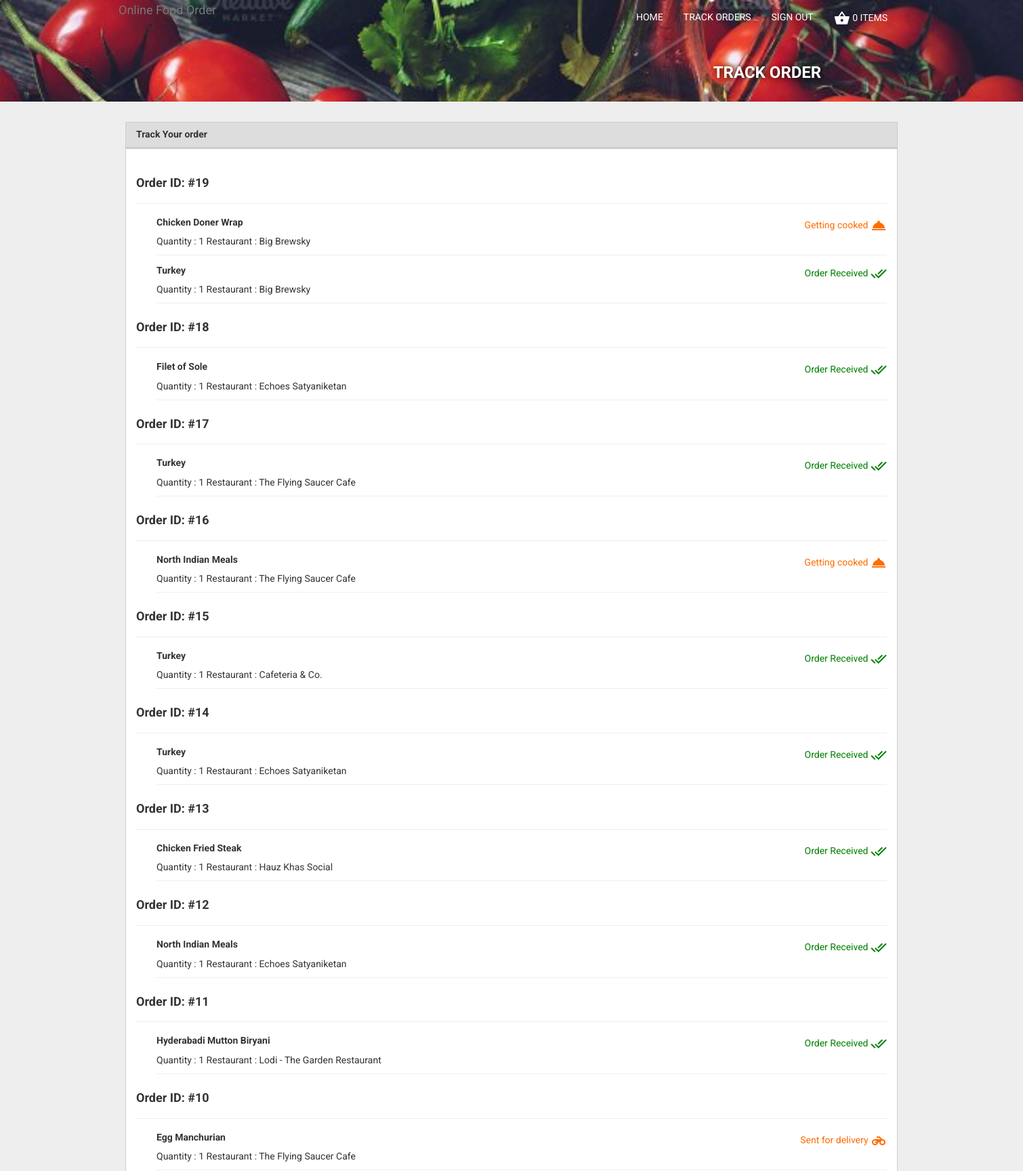
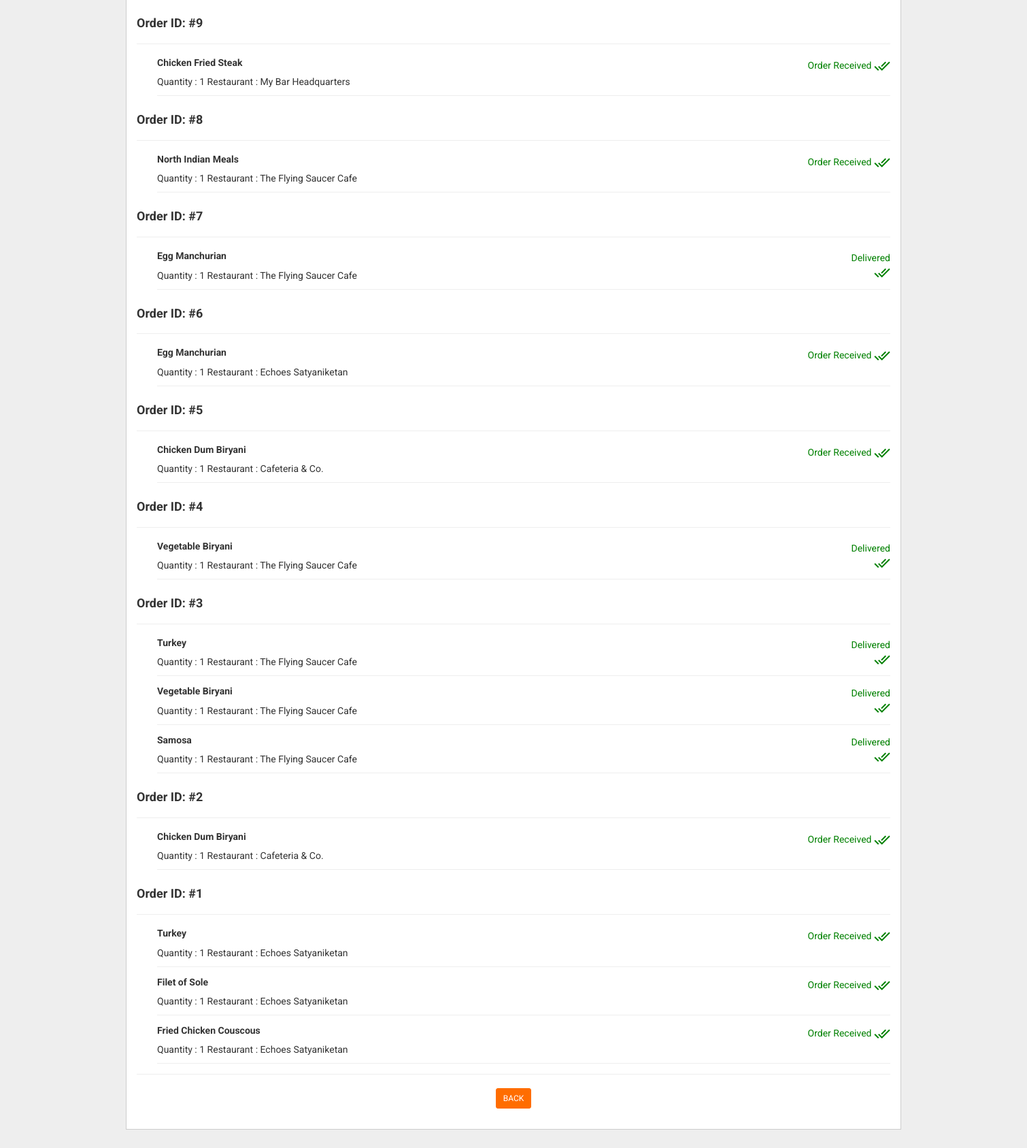
/polls/track/ (signed in), run on the app's committed database (2 pictures, top to bottom).
### polls/models.py (models this page shows)
class Cart(models.Model):
	cart_id = models.DecimalField(max_digits=3,decimal_places=0,primary_key=True)
	total_cost = models.DecimalField(max_digits=10,decimal_places=2)
	def __eq__(self,other):
		print "vacchindi"
		return self.cart_id==other.cart_id
	def __str__(self):
		return str(self.cart_id)+" "+str(self.total_cost)

class Payment(models.Model):
	payment_id = models.DecimalField(max_digits=3,decimal_places=0,primary_key=True)
	net_amount = models.DecimalField(max_digits=10,decimal_places=2)
	status = models.CharField(max_length=200)
	def __str__(self):
		return str(self.payment_id)

class Item(models.Model):
	i_id = models.DecimalField(max_digits=5,decimal_places=0,primary_key=True)
	i_name = models.CharField(max_length=200)
	i_cost = models.DecimalField(max_digits=10,decimal_places=2)
	i_cuisine_id = models.ForeignKey(Cuisine,on_delete=models.CASCADE)
	img_url = models.URLField(max_length=200)
	def __str__(self):
		return str(self.i_id)+" "+self.i_name

class Cart_Item(models.Model):
	cart_item_id = models.DecimalField(max_digits=3,decimal_places=0,primary_key=True)
	item_id = models.ForeignKey(Item)
	quantity = models.DecimalField(max_digits=3,decimal_places=0)
	net_cost = models.DecimalField(max_digits=10,decimal_places=2)
	status = models.CharField(max_length=200)
	restaurant_id = models.ForeignKey(Restaurant)
	def __str__(self):
		return str(self.cart_item_id)+" "+str(self.item_id)

class Restaurant(models.Model):
	r_id = models.DecimalField(max_digits=10,decimal_places=0,primary_key=True)
	r_name = models.CharField(max_length=200)
	r_mobile = models.DecimalField(max_digits=10,decimal_places=0)
	r_address = models.CharField(max_length=1000)
	r_city = models.CharField(max_length=200)
	r_rating = models.DecimalField(max_digits=2,decimal_places=1)
	r_email = models.EmailField(max_length=200,unique=True)
	r_password = models.CharField(max_length=200)
	img_url = models.URLField(max_length=200)
	def __str__(self):
		return str(self.r_id)+" "+self.r_name

### polls/views.py (the view)
def track(request):
    all_carts = []
    cur_user = Customer.objects.get(pk=int(request.session.get('current_user','0')))
    all_paid_for = Paid_For.objects.all()
    pays = Pay.objects.all()
    for p in pays:
        if p.customer_id.u_id==int(request.session.get('current_user','0')):
            for pp in all_paid_for:
                if pp.payment_id.payment_id==p.payment_id.payment_id:
                    all_carts.append(Cart.objects.get(pk=pp.cart_id.cart_id))
    all_carts.reverse()
    st = []
    for a in all_carts:
        payment = 0
        for aa in all_paid_for:
            if aa.cart_id.cart_id==a.cart_id:
                payment = aa.payment_id
        cart_contains = []
        cc_all = Cart_Contains.objects.all()
        tot_cost = 0
        for cc in cc_all:
            if cc.cart_id.cart_id==a.cart_id:
                it1 = Item.objects.get(pk=cc.cart_item_id.item_id.i_id)
                it2 = Cart_Item.objects.get(pk=cc.cart_item_id.cart_item_id)
                it3 = it1.i_cost*it2.quantity
                tot_cost = tot_cost + it3
                cart_contains.append({'item':it1,'quan':it2,'tot':it3})
        charges = tot_cost+100
        st.append({'cart':a,'payment':payment,'cart_contains':cart_contains,'tot_cost':tot_cost,'charges':charges})
    context = {
        'st':st,
    }
    return render(request, 'polls/track.html',context)

### polls/templates/polls/track.html (shortened to what this page needs)
<!DOCTYPE html>
<html lang="en">
<head>
    {% load static %}
    <link href="{% static 'polls/css/nouislider.min.css' %}" rel="stylesheet">
    {% load static %}
    <link href="{% static 'polls/css/bootstrap.min.css' %}" rel="stylesheet">
    {% load static %}
    <link href="{% static 'polls/css/style.css' %}" rel="stylesheet" />
    <link rel="stylesheet" href="https://maxcdn.bootstrapcdn.com/font-awesome/4.5.0/css/font-awesome.min.css">
</head>
<body>
    <header class="container-fluid header-background">
        <div class="row">
            <nav class="navbar navbar-default wakis-nav">
                <div class="container">
                    <div class="navbar-header">
                        <a class="navbar-brand" href="#" >Online <span>Food Order</span></a></a>
                    </div>
                    <div class="collapse navbar-collapse" id="bs-example-navbar-collapse-1">
                        <ul class="nav navbar-nav navbar-right">
                            <li><a href="/polls/login_check/">Home</a></li>
                            <li><a href="/polls/track/">Track Orders</a></li>
                            <li><a href="/polls/">Sign Out</a></li>
                            <li><a href="/polls/cart/"><i class="material-icons">shopping_basket</i> 0 Items </span></a></li>
                        </ul>
                    </div>
                </div>
            </nav>
        </div>
        <div class="row text-center">
            <div class="col-sm-6 col-sm-offset-3">
                <div class="row">
                    <div class="text-center col-xs-12 text-shadow text-uppercase">
                        <h3 class="bold">Track Order</h3>
                    </div>
                </div>
            </div>
        </div>
    </header>
     <main class="main">
        <div class="wrap">
            <div class="container">
                <div class="row top-30">
                    <div class="col-sm-6 pad-0-30 down-30">
                        <div class="row white-back-grey-border pad-0-15">
                            <div class="col-xs-12 pad-0">
                                <div class="row filter-head">
                                    <div class="col-xs-12">
                                        <h5 class="bold">Track Your order</h5>
                                    </div>
                                </div>
                                <div class="row top-30">
                                    <div class="col-xs-12">
                                    {% if st %}
                                        {% for s in st %}
                                            <div class="row">
                                                <div class="col-xs-12">
                                                    <h4 class="bold">Order ID: #{{s.payment.payment_id}}</h4>
                                                    <hr />
                                                </div>
                                            </div>
                                            <div class="row">
                                                    <div class="col-xs-12">
                                                        <ul class="fa-ul cart-items">
                                                    {% if s.cart_contains %}
                                                        {% for cc in s.cart_contains %}
                                                            <li>
                                                                <div class="row">
                                                                    <div class="col-md-8">
                                                                        <h5 class="bold">{{cc.item.i_name}}</h5>
                                                                        <p> Quantity : {{cc.quan.quantity}} Restaurant : {{cc.quan.restaurant_id.r_name}}</p>
                                                                    </div>
                                                                    <div class="col-md-4 order-price text-right">
                                                                    {%if cc.quan.status == "ordered" %}
                                                                        <p class="order-active">
                                                                        Order Received
                                                                        <i class="material-icons">done_all</i>
                                                                        </p>
                                                                    {%elif cc.quan.status == "cooking"%}
                                                                        <p class="order-in-progress">
                                                                        Getting cooked
                                                                        <i class="material-icons">room_service</i>
                                                                        </p>
                                                                    {%elif cc.quan.status == "delivering"%}
                                                                        <p class="order-in-progress">
                                                                        Sent for delivery
                                                                        <i class="material-icons">motorcycle</i>
                                                                        </p>
                                                                    {%else%}
                                                                        <p class="order-active">
                                                                        Delivered<br />
                                                                        <i class="material-icons">done_all</i>
                                                                        </p>
                                                                    {%endif%}
                                                                    </div>
                                                                </div>
                                                            </li>
                                                        {% endfor %}
                                                    {% else %}
                                                        <p>No Items selected</p>
                                                    {% endif %}
                                                        </ul>
                                                    </div>
                                            </div>
                                        {% endfor %}
                                    {% endif %}
                                        <div class="row">
                                            <div class="col-xs-12">
                                                <hr style="margin-top:0px;" />
                                            </div>
                                        </div>
                                        <div class="row">
                                            <div class="col-xs-12 text-center">
                                                <a href="/polls/login_check/" class="btn btn-warning orange-btn btn-sm text-uppercase down-30">Back</a>
                                            </div>
                                        </div>
                                    </div>
                                </div>
                            </div>
                        </div>
                    </div>
                </div>
            </div>
        </div>
    </main>
    {% load static %}
    {% load static %}
</body>

### polls/static/polls/css/style.css (style rules this page uses)
body { font-family: 'Roboto', sans-serif; }
a { color: inherit; }
.material-icons { vertical-align: middle; }
.text-shadow { text-shadow: #000 1px 1px 10px; }
.bold { font-weight: bold; }
.top-30 { margin-top: 30px; }
.down-30 { margin-bottom: 30px; }
.pad-0-30 { padding: 0px 30px; }
.white-back-grey-border { background-color: #FFF; border: #CCC thin solid; }
.orange-btn { background-color: #ff6d00; border-color: #ff6d00; }
.main { background-color: #EEE; min-height: 50vh; padding-bottom: 20px; }
.pad-0 { padding: 0px; }
.pad-0-15 { padding: 0px 15px; }
.wakis-nav .navbar-brand { padding: 5px; height: auto; overflow: hidden; }
.wakis-nav { background-color: transparent; border-radius: 0px; border-color: #3e2723; border: none; }
.wakis-nav .navbar-nav > li > a { color: #FFF; text-transform: uppercase; }
.header-background { background: url(../img/pounded-yam.JPG) no-repeat; background-size: cover; color: #FFF; padding-bottom: 20px; }
.pop-thumbs p, h4 { margin-bottom: 3px; }
.filter-head { background-color: #DDD; border-bottom: #CCC 3px solid; }
.cart-items h5 { margin-top: 0px; }
.cart-items > li { border-bottom: #EEE thin solid; margin-bottom: 15px; }
.order-active { color:green; }
.order-in-progress { color:#ff6d00; }
.order-price { word-wrap: break-word; }
@media (min-width: 768px) { .col-sm-6 { width: 100%; } }

### data on the page
Cart: payment.payment_id "19"
Item: item.i_name "Chicken Doner Wrap", quan.quantity "1", quan.restaurant_id.r_name "Big Brewsky", shows "Getting cooked"
Item: item.i_name "Turkey", quan.quantity "1", quan.restaurant_id.r_name "Big Brewsky", shows "Order Received", quan.restaurant_id.r_name "The Flying Saucer Cafe", quan.restaurant_id.r_name "Cafeteria & Co.", quan.restaurant_id.r_name "Echoes Satyaniketan"
Cart: payment.payment_id "18"
Item: item.i_name "Filet of Sole", quan.quantity "1", quan.restaurant_id.r_name "Echoes Satyaniketan", shows "Order Received"
Cart: payment.payment_id "17"
Cart: payment.payment_id "16"
Item: item.i_name "North Indian Meals", quan.quantity "1", quan.restaurant_id.r_name "The Flying Saucer Cafe", shows "Getting cooked", quan.restaurant_id.r_name "Echoes Satyaniketan"
Cart: payment.payment_id "15"
Cart: payment.payment_id "14"
Cart: payment.payment_id "13"
Item: item.i_name "Chicken Fried Steak", quan.quantity "1", quan.restaurant_id.r_name "Hauz Khas Social", shows "Order Received", quan.restaurant_id.r_name "My Bar Headquarters"
Cart: payment.payment_id "12"
Cart: payment.payment_id "11"
Item: item.i_name "Hyderabadi Mutton Biryani", quan.quantity "1", quan.restaurant_id.r_name "Lodi - The Garden Restaurant", shows "Order Received"
Cart: payment.payment_id "10"
Item: item.i_name "Egg Manchurian", quan.quantity "1", quan.restaurant_id.r_name "The Flying Saucer Cafe", shows "Sent for delivery", quan.restaurant_id.r_name "Echoes Satyaniketan"
Cart: payment.payment_id "9"
Cart: payment.payment_id "8"
Cart: payment.payment_id "7"
Cart: payment.payment_id "6"
Cart: payment.payment_id "5"
Item: item.i_name "Chicken Dum Biryani", quan.quantity "1", quan.restaurant_id.r_name "Cafeteria & Co.", shows "Order Received"
Cart: payment.payment_id "4"
Item: item.i_name "Vegetable Biryani", quan.quantity "1", quan.restaurant_id.r_name "The Flying Saucer Cafe", shows "Delivered"
Cart: payment.payment_id "3"
Item: item.i_name "Samosa", quan.quantity "1", quan.restaurant_id.r_name "The Flying Saucer Cafe", shows "Delivered"
Cart: payment.payment_id "2"
Cart: payment.payment_id "1"
Item: item.i_name "Fried Chicken Couscous", quan.quantity "1", quan.restaurant_id.r_name "Echoes Satyaniketan", shows "Order Received"
